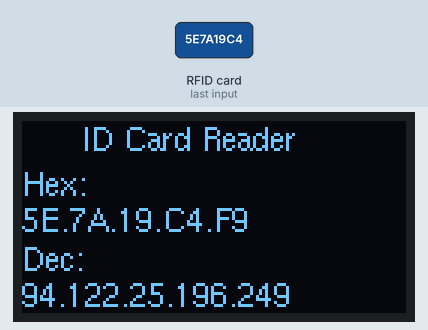
Bench run of a sketch on a simulated Arduino Uno, built with avr-gcc and run on an emulated ATmega328P. Shown: 128×64 one-colour display. Inputs (shaded band) come from the test bench. What the sketch prints to the serial monitor is not drawn.

1.4 s: RFID card 5E 7A 19 C4 held to the reader
Above: at 3.0 s.
Timing chart, 0 to 4.5 s (numbered marks = the images above; inputs shaded):
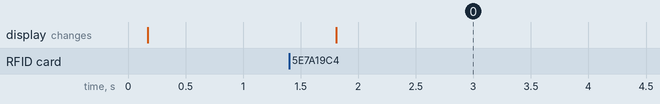

The sketch:

code.ino
```cpp
#include <SPI.h>
#include <RFID.h>
#include "U8glib.h"


#define SS_PIN 10
#define RST_PIN 9

RFID rfid(SS_PIN, RST_PIN);


U8GLIB_SSD1306_128X64 u8g(U8G_I2C_OPT_NO_ACK);

unsigned long ActualTime;
unsigned long LastTime;


// Setup variables:
    int serNum0;
    int serNum1;
    int serNum2;
    int serNum3;
    int serNum4;

String TEXT = "AHOJ";

//*********************************************************************************

void DRAW() {
    u8g.firstPage();
      do {
        u8g.setPrintPos(20, 10);
        u8g.print("ID Card Reader");

        u8g.setPrintPos(0, 25);
        u8g.print("Hex:");

        u8g.setPrintPos(0, 37);
        u8g.print(serNum0,HEX); u8g.print(".");
        u8g.print(serNum1,HEX); u8g.print(".");
        u8g.print(serNum2,HEX); u8g.print(".");
        u8g.print(serNum3,HEX); u8g.print(".");
        u8g.print(serNum4,HEX);

        u8g.setPrintPos(0, 50);
        u8g.print("Dec:");

        u8g.setPrintPos(0, 62);
        u8g.print(serNum0,DEC); u8g.print(".");
        u8g.print(serNum1,DEC); u8g.print(".");
        u8g.print(serNum2,DEC); u8g.print(".");
        u8g.print(serNum3,DEC); u8g.print(".");
        u8g.print(serNum4,DEC);

      } while( u8g.nextPage() );
}

//*********************************************************************************
void setup()
{
  Serial.begin(9600);
  SPI.begin();
  rfid.init();
  Serial.println("Ready");

  u8g.setFont(u8g_font_helvR08);

      u8g.firstPage();
      do {
        u8g.setPrintPos(20, 10);
        u8g.print("ID Card Reader");

       } while( u8g.nextPage() );


}

//*********************************************************************************
void loop()
{
  ActualTime = millis();

  if ( (ActualTime - LastTime) > 10000 ){
      u8g.firstPage();
      do {
        u8g.setPrintPos(20, 10);
        u8g.print("ID Card Reader");

       } while( u8g.nextPage() );
    }

    if (rfid.isCard()) {
        if (rfid.readCardSerial()) {

                LastTime = millis();

                Serial.println(" ");
                Serial.println("Card found");
                serNum0 = rfid.serNum[0];
                serNum1 = rfid.serNum[1];
                serNum2 = rfid.serNum[2];
                serNum3 = rfid.serNum[3];
                serNum4 = rfid.serNum[4];

                DRAW();

                //Serial.println(" ");
                Serial.println("Cardnumber:");
                Serial.print("Dec: ");
                Serial.print(rfid.serNum[0],DEC);
                Serial.print(", ");
                Serial.print(rfid.serNum[1],DEC);
                Serial.print(", ");
                Serial.print(rfid.serNum[2],DEC);
                Serial.print(", ");
                Serial.print(rfid.serNum[3],DEC);
                Serial.print(", ");
                Serial.print(rfid.serNum[4],DEC);
                Serial.println(" ");

                Serial.print("Hex: ");
                Serial.print(rfid.serNum[0],HEX);
                Serial.print(", ");
                Serial.print(rfid.serNum[1],HEX);
                Serial.print(", ");
                Serial.print(rfid.serNum[2],HEX);
                Serial.print(", ");
                Serial.print(rfid.serNum[3],HEX);
                Serial.print(", ");
                Serial.print(rfid.serNum[4],HEX);
                Serial.println(" ");

          }
    }

    rfid.halt();
}
```

Measured:
- after the input at 1.4 s, the display: changes after 0.41 s (image 0)
